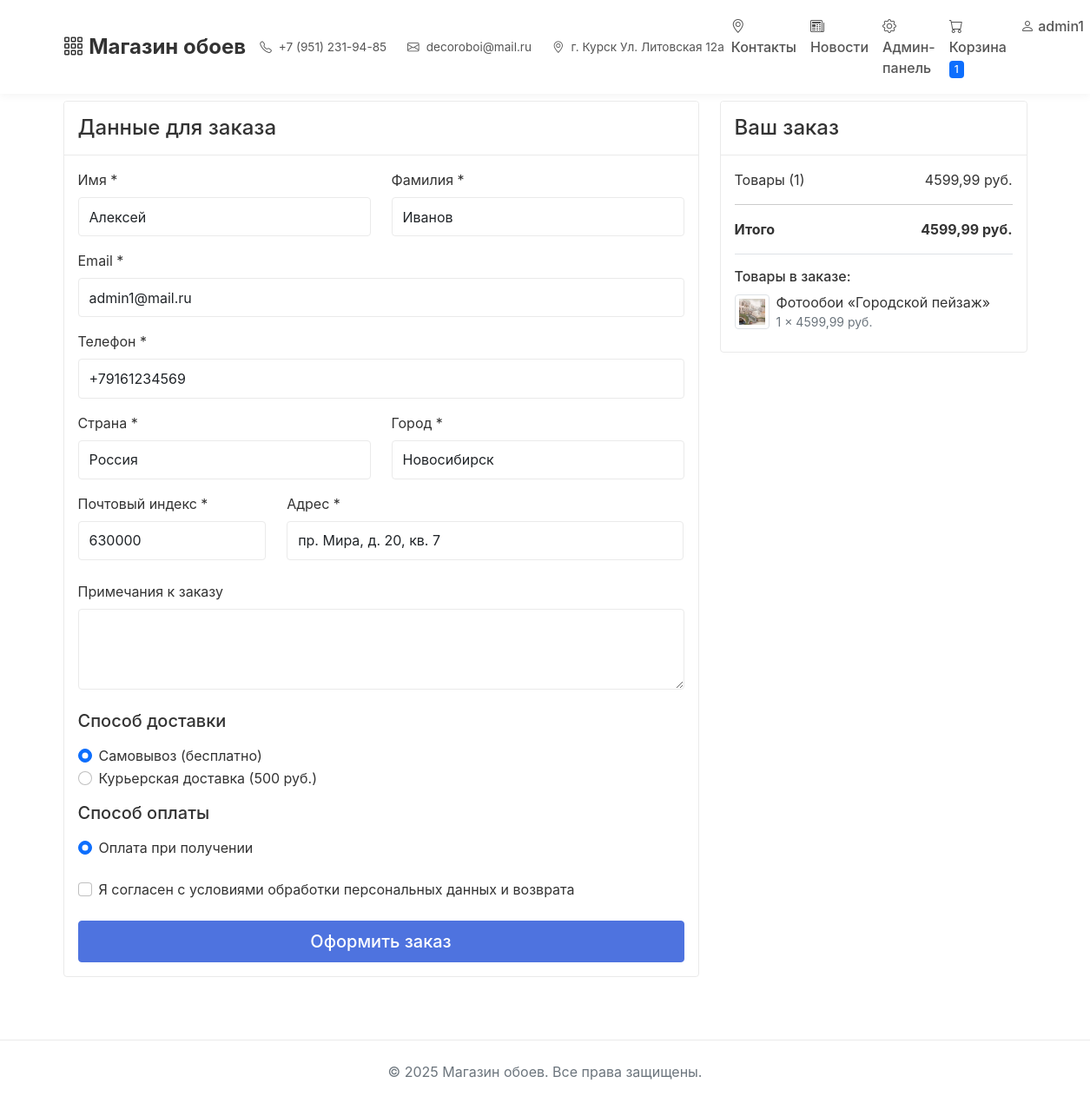
The app's page /checkout/ (signed in) with its own data.
### store/models.py (models this page shows, shortened)
class User(AbstractUser):
    ROLE_CHOICES = (
        ('admin', 'Администратор'),
        ('user', 'Пользователь'),
    )
    role = models.CharField(
        max_length=10,
        choices=ROLE_CHOICES,
        default='user',
        verbose_name='Роль'
    )
    phone = models.CharField(
        max_length=15,
        blank=True,
        verbose_name='Телефон'
    )
    address = models.TextField(
        blank=True,
        verbose_name='Адрес'
    )
    city = models.CharField(
        max_length=100,
        blank=True,
        verbose_name='Город'
    )
    postal_code = models.CharField(
        max_length=10,
        blank=True,
        verbose_name='Почтовый индекс'
    )
    country = models.CharField(
        max_length=100,
        blank=True,
        default='Россия',
        verbose_name='Страна'
    )
    class Meta:
        verbose_name = 'Пользователь'
        verbose_name_plural = 'Пользователи'
    def is_admin(self):
        return self.role == 'admin'

class Cart(models.Model):
    user = models.OneToOneField(
        User,
        on_delete=models.CASCADE,
        related_name="cart"
    )
    created_at = models.DateTimeField(auto_now_add=True)
    def total_price(self):
        return sum(item.total_price() for item in self.items.all())
    def total_items(self):
        return sum(item.quantity for item in self.items.all())

class CartItem(models.Model):
    cart = models.ForeignKey(
        Cart,
        on_delete=models.CASCADE,
        related_name="items"
    )
    product = models.ForeignKey(Product, on_delete=models.CASCADE)
    quantity = models.PositiveIntegerField(default=1)
    class Meta:
        unique_together = ('cart', 'product')
    def total_price(self):
        return self.product.price * self.quantity

class Product(models.Model):
    name = models.CharField(max_length=200)
    description = models.TextField(blank=True)
    price = models.DecimalField(max_digits=10, decimal_places=2)
    image = models.ImageField(upload_to="products/")
    stock = models.PositiveIntegerField(default=0)
    created_at = models.DateTimeField(auto_now_add=True)
    updated_at = models.DateTimeField(auto_now=True)
    category = models.ForeignKey(
        Category,
        on_delete=models.CASCADE,
        related_name="products"
    )
    is_featured = models.BooleanField(
        default=False,
        verbose_name='Рекомендуемый товар',
        help_text='Отметьте, если товар должен отображаться в рекомендованных')
    class Meta:
        verbose_name = "Товар"
        verbose_name_plural = "Товары"
        ordering = ['-created_at']  # Добавлено для стандартной сортировки

### store/views.py (the view, shortened to what this page needs)
# urls.py: path('checkout/', views.checkout, name='checkout'),
@login_required
def checkout(request):
    cart = get_object_or_404(Cart, user=request.user)
    if not cart.items.exists():
        messages.warning(request, 'Ваша корзина пуста')
        return redirect('cart')
    for item in cart.items.all():
        if item.quantity > item.product.stock:
            messages.error(request, f'Недостаточно товара {item.product.name} на складе')
            return redirect('cart')
    context = {
        'cart': cart,
    }
    return render(request, 'store/checkout.html', context)

### store/context_processors.py (called while the page is built)
def cart_items_count(request):
    if request.user.is_authenticated:
        try:
            cart = Cart.objects.get(user=request.user)
            count = cart.items.count()
        except Cart.DoesNotExist:
            count = 0
    else:
        count = 0
    return {'cart_items_count': count}

def user_processor(request):
    return {'current_user': request.user}

### store/templates/store/checkout.html (shortened to what this page needs)
{% extends 'store/base.html' %}
{% block content %}
<div class="row">
    <div class="col-lg-8">
        <div class="card mb-4">
            <div class="card-header">
                <h4 class="mb-0">Данные для заказа</h4>
            </div>
            <div class="card-body">
                <form method="post">
                     <div class="row">
                        <div class="col-md-6 mb-3">
                            <label for="id_first_name" class="form-label">Имя *</label>
                            <input type="text" class="form-control" id="id_first_name" name="first_name"
                                value="{{ user.first_name|default:'' }}" required>
                        </div>
                        <div class="col-md-6 mb-3">
                            <label for="id_last_name" class="form-label">Фамилия *</label>
                            <input type="text" class="form-control" id="id_last_name" name="last_name"
                                value="{{ user.last_name|default:'' }}" required>
                        </div>
                    </div>
                    <div class="mb-3">
        <label for="id_email" class="form-label">Email *</label>
        <input type="email" class="form-control" id="id_email" name="email"
               value="{{ user.email|default:'' }}" required>
    </div>
    <div class="mb-3">
        <label for="id_phone" class="form-label">Телефон *</label>
        <input type="tel" class="form-control" id="id_phone" name="phone"
               value="{{ user.phone|default:'' }}" required>
    </div>
                    <div class="row">
        <div class="col-md-6 mb-3">
            <label for="id_country" class="form-label">Страна *</label>
            <input type="text" class="form-control" id="id_country" name="country"
                   value="{{ user.country|default:'Россия' }}" required>
        </div>
        <div class="col-md-6 mb-3">
            <label for="id_city" class="form-label">Город *</label>
            <input type="text" class="form-control" id="id_city" name="city"
                   value="{{ user.city|default:'' }}" required>
        </div>
    </div>
 <div class="row">
        <div class="col-md-4 mb-3">
            <label for="id_postal_code" class="form-label">Почтовый индекс *</label>
            <input type="text" class="form-control" id="id_postal_code" name="postal_code"
                   value="{{ user.postal_code|default:'' }}" required>
        </div>
        <div class="col-md-8 mb-4">
            <label for="id_address" class="form-label">Адрес *</label>
            <input type="text" class="form-control" id="id_address" name="address"
                   value="{{ user.address|default:'' }}" required>
        </div>
    </div>
    <div class="mb-4">
        <label for="id_customer_notes" class="form-label">Примечания к заказу</label>
        <textarea class="form-control" id="id_customer_notes" name="customer_notes" rows="3"></textarea>
    </div>
                    <h5 class="mb-3">Способ доставки</h5>
                    <div class="mb-3">
                        <div class="form-check">
                            <input class="form-check-input" type="radio" name="delivery_method"
                                   id="delivery_pickup" value="pickup" checked>
                            <label class="form-check-label" for="delivery_pickup">
                                Самовывоз (бесплатно)
                            </label>
                        </div>
                        <div class="form-check">
                            <input class="form-check-input" type="radio" name="delivery_method"
                                   id="delivery_delivery" value="delivery">
                            <label class="form-check-label" for="delivery_delivery">
                                Курьерская доставка (<span class="delivery-price-text">500 руб.</span>)
                            </label>
                        </div>
                    </div>
                    <h5 class="mb-3">Способ оплаты</h5>
                    <div class="mb-4">
                        <div class="form-check">
                            <input class="form-check-input" type="radio" name="payment_method"
                                   id="payment_cod" value="cod" checked>
                            <label class="form-check-label" for="payment_cod">
                                Оплата при получении
                            </label>
                        </div>
                    </div>
                    <div class="form-check mb-4">
                        <input class="form-check-input" type="checkbox" id="agree_terms" required>
                        <label class="form-check-label" for="agree_terms">
                            Я согласен с условиями обработки персональных данных и возврата
                        </label>
                    </div>
                    <button type="submit" class="btn btn-primary btn-lg w-100">Оформить заказ</button>
                </form>
            </div>
        </div>
    </div>
    <div class="col-lg-4">
        <div class="card">
            <div class="card-header">
                <h4 class="mb-0">Ваш заказ</h4>
            </div>
            <div class="card-body">
                <div class="d-flex justify-content-between mb-2">
                    <span>Товары ({{ cart.total_items }})</span>
                    <span>{{ cart.total_price }} руб.</span>
                </div>
                <hr>
                <div class="d-flex justify-content-between mb-3">
                    <strong>Итого</strong>
                    <strong class="total-price">{{ cart.total_price }} руб.</strong>
                </div>
                <div class="border-top pt-3">
                    <h6 class="mb-2">Товары в заказе:</h6>
                    {% for item in cart.items.all %}
                    <div class="d-flex align-items-center mb-2">
                        <img src="{{ item.product.image.url }}" alt="{{ item.product.name }}"
                             class="img-thumbnail me-2" style="width: 40px; height: 40px; object-fit: cover;">
                        <div class="flex-grow-1">
                            <div class="fw-semibold">{{ item.product.name }}</div>
                            <div class="small text-muted">{{ item.quantity }} × {{ item.product.price }} руб.</div>
                        </div>
                    </div>
                    {% endfor %}
                </div>
            </div>
        </div>
    </div>
</div>
{% endblock %}

### store/templates/store/base.html (shortened to what this page needs)
{% load static %}
<!DOCTYPE html>
<html lang="ru">
<head>
    <link href="https://cdn.jsdelivr.net/npm/bootstrap@5.1.3/dist/css/bootstrap.min.css" rel="stylesheet">
    <link rel="stylesheet" href="https://cdn.jsdelivr.net/npm/bootstrap-icons@1.8.1/font/bootstrap-icons.css">
</head>
<body>
    <nav class="navbar navbar-expand-lg navbar-light bg-light mb-2">
        <div class="container">
            <a class="navbar-brand" href="{% url 'index' %}">
                <i class="bi bi-grid-3x3-gap"></i> Магазин обоев
            </a>
            <div class="collapse navbar-collapse justify-content-between" id="navbarNav">
                <div class="header-contacts d-none d-lg-flex">
                    <div class="header-contact-item">
                        <i class="bi bi-telephone"></i> +7 (951) 231-94-85
                    </div>
                    <div class="header-contact-item">
                        <i class="bi bi-envelope"></i> decoroboi@mail.ru
                    </div>
                    <div class="header-contact-item">
                        <i class="bi bi-geo-alt"></i> г. Курск Ул. Литовская 12а
                    </div>
                </div>
                <ul class="navbar-nav">
                    <li class="nav-item">
                        <a class="nav-link" href="{% url 'contacts' %}">
                            <i class="bi bi-geo-alt"></i> Контакты
                        </a>
                    </li>
                    <li class="nav-item">
                        <a class="nav-link" href="{% url 'news_list' %}">
                            <i class="bi bi-newspaper"></i> Новости
                        </a>
                    </li>
                    {% if user.is_authenticated %}
                        {% if user.is_admin %}
                        <li class="nav-item">
                            <a class="nav-link" href="{% url 'admin_dashboard' %}">
                                <i class="bi bi-gear"></i> Админ-панель
                            </a>
                        </li>
                        {% endif %}
                        <li class="nav-item">
                            <a class="nav-link" href="{% url 'cart' %}">
                                <i class="bi bi-cart"></i> Корзина
                                <span class="badge bg-primary">{{ cart_items_count }}</span>
                            </a>
                        </li>
                        <li class="nav-item dropdown">
                            <a class="nav-link dropdown-toggle" href="#" id="userDropdown" role="button" data-bs-toggle="dropdown">
                                <i class="bi bi-person"></i> {{ user.username }}
                            </a>
                        </li>
                    {% endif %}
                </ul>
            </div>
        </div>
    </nav>
    <div class="container">
        {% block content %}
        {% endblock %}
    </div>
    <footer class="footer">
        <div class="container">
            <div class="text-center">
                <p class="text-muted mb-0">© 2025 Магазин обоев. Все права защищены.</p>
            </div>
        </div>
    </footer>
</body>
</html>

### store/templates/store/base.html (style rules this page uses)
:root { --primary-color: #4e73df; --secondary-color: #6c757d; --light-bg: #ffffff; --border-color: #eaeaea; }
body { background-color: var(--light-bg); font-family: -apple-system, BlinkMacSystemFont, 'Segoe UI', Roboto, sans-serif; color: #333; display: flex; flex-direction: column; min-height: 100vh; }
.navbar { background-color: white !important; box-shadow: 0 2px 10px rgba(0, 0, 0, 0.05); padding: 10px 0; }
.navbar-brand { font-weight: 700; font-size: 1.5rem; color: #333 !important; }
.nav-link { color: #555 !important; font-weight: 500; }
.card { border: 1px solid var(--border-color); border-radius: 4px; transition: all 0.2s ease; overflow: hidden; }
.card-header { background-color: white; border-bottom: 1px solid var(--border-color); font-weight: 600; padding: 1rem; }
.card-body { padding: 1rem; }
.btn { border-radius: 4px; padding: 0.5rem 1rem; font-weight: 500; transition: all 0.2s ease; }
.btn-primary { background-color: var(--primary-color); border-color: var(--primary-color); }
.form-control, .form-select { border-radius: 4px; border: 1px solid var(--border-color); padding: 0.6rem 0.75rem; }
.badge { border-radius: 4px; padding: 0.35em 0.5em; font-weight: 500; }
.container { padding-left: 15px; padding-right: 15px; flex: 1; }
.footer { background-color: white; border-top: 1px solid var(--border-color); margin-top: 3rem; padding: 1.5rem 0; }
.header-contacts { display: flex; gap: 1.5rem; font-size: 0.85rem; margin: 0; padding: 0; list-style: none; }
.header-contact-item { display: flex; align-items: center; gap: 0.5rem; color: #555; white-space: nowrap; }

### records on screen
User: username "admin1", first_name "Алексей", last_name "Иванов", email "admin1@mail.ru", phone "+79161234569", country "Россия", city "Новосибирск", postal_code "630000", address "пр. Мира, д. 20, кв. 7"
Cart: total_items "1", total_price "4599,99"
CartItem: product.image (picture), product.name "Фотообои «Городской пейзаж»", quantity "1", product.price "4599,99"

### other values on screen
{{ cart_items_count }} "1"
